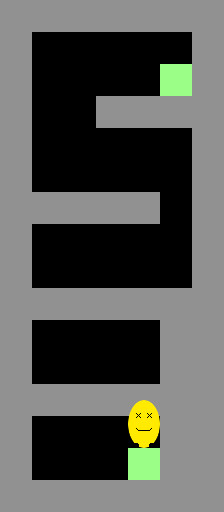

Tiled map render using the project's own tile images. Description and the whole map definition, tile-layer contents included, below:
An orthogonal 7x16 tile map with 32x32 px tiles, 2 tile layers (world1, world2), 1 hidden layer not drawn, 2 tilesets.

<map version="1.0" tiledversion="1.1.4" orientation="orthogonal" renderorder="right-down" width="7" height="16" tilewidth="32" tileheight="32" infinite="0" nextobjectid="1">
 <properties>
  <property name="layout" value="1|2;" />
 </properties>
 <tileset firstgid="1" source="tileset.tsx" />
 <tileset firstgid="13" source="player.tsx" />
 <layer name="universal" width="7" height="16" visible="0">
  <data encoding="csv">
0,0,0,0,0,0,0,
0,0,0,0,0,0,0,
0,0,0,0,0,0,0,
0,0,0,0,0,0,0,
0,0,0,0,0,0,0,
0,0,0,0,0,0,0,
0,0,0,0,0,0,0,
0,0,0,0,0,0,0,
0,0,0,0,0,0,0,
0,0,0,0,0,0,0,
0,0,0,0,0,0,0,
0,0,0,0,0,0,0,
0,0,0,0,0,0,0,
0,0,0,0,0,0,0,
0,0,0,0,0,0,0,
0,0,0,0,0,0,0
</data>
 </layer>
 <layer name="world1" width="7" height="16">
  <data encoding="csv">
3,3,3,3,3,3,3,
3,0,0,0,0,0,3,
3,0,0,0,0,2,3,
3,0,0,3,3,3,3,
3,0,0,0,0,0,3,
3,0,0,0,0,0,3,
3,3,3,3,3,0,3,
3,0,0,0,0,0,3,
3,0,0,0,0,0,3,
3,0,0,3,3,3,3,
3,0,0,0,0,0,3,
3,0,0,0,0,0,3,
3,3,3,3,3,0,3,
3,0,0,0,0,0,3,
3,0,0,0,0,13,3,
3,3,3,3,3,3,3
</data>
 </layer>
 <layer name="world2" width="7" height="16">
  <data encoding="csv">
0,0,0,0,0,0,0,
0,0,0,0,0,0,0,
0,0,0,0,0,0,0,
0,0,0,0,0,0,0,
0,0,0,0,0,0,0,
0,0,0,0,0,0,0,
0,0,0,0,0,0,0,
0,0,0,0,0,0,0,
0,0,0,0,0,0,0,
3,3,3,3,3,3,0,
3,0,0,0,0,3,0,
3,0,0,0,0,3,0,
3,0,0,0,0,3,0,
0,0,0,0,13,3,0,
0,0,0,0,2,3,0,
0,0,3,3,3,3,0
</data>
 </layer>
</map>
